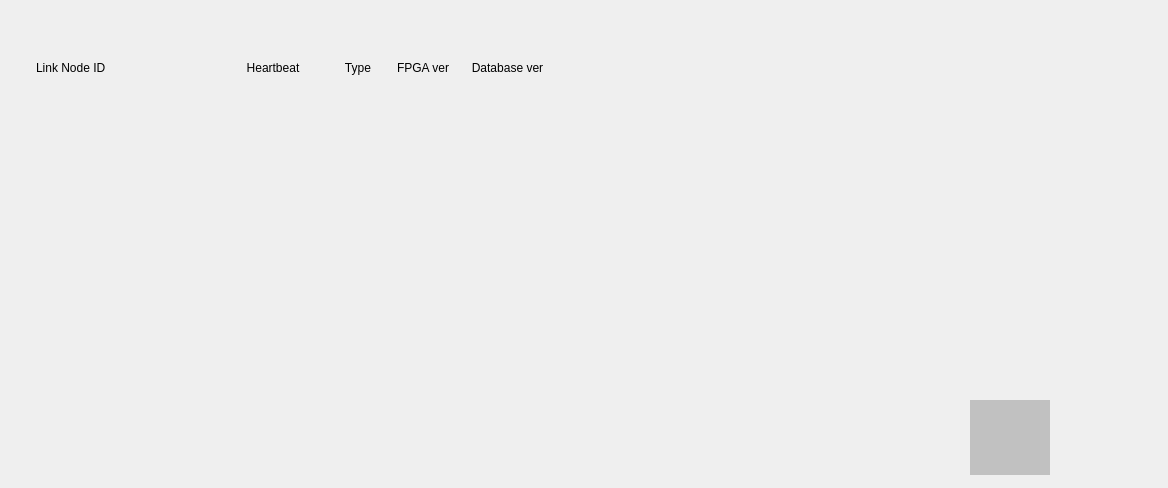
<?xml version="1.0" encoding="UTF-8"?>
<ui version="4.0">
 <class>Form</class>
 <widget class="QWidget" name="Form">
  <property name="geometry">
   <rect>
    <x>0</x>
    <y>0</y>
    <width>1168</width>
    <height>488</height>
   </rect>
  </property>
  <property name="windowTitle">
   <string>MPS NEH Main</string>
  </property>
  <widget class="PyDMFrame" name="PyDMFrame">
   <property name="geometry">
    <rect>
     <x>20</x>
     <y>20</y>
     <width>651</width>
     <height>131</height>
    </rect>
   </property>
   <property name="toolTip">
    <string/>
   </property>
   <widget class="PyDMEmbeddedDisplay" name="PyDMEmbeddedDisplay">
    <property name="geometry">
     <rect>
      <x>69</x>
      <y>60</y>
      <width>540</width>
      <height>32</height>
     </rect>
    </property>
    <property name="toolTip">
     <string/>
    </property>
    <property name="macros" stdset="0">
     <string>DEV=EIOC,DEV2=MPS,DEV3=EIOC,LOCA=NEH,IOC_UNIT=MP02,loca=neh,ioc_unit=mp02,file=mps_linknode</string>
    </property>
    <property name="filename" stdset="0">
     <string>LinkNode_embeded_3.ui</string>
    </property>
   </widget>
   <widget class="QLabel" name="label_7">
    <property name="geometry">
     <rect>
      <x>16</x>
      <y>40</y>
      <width>75</width>
      <height>15</height>
     </rect>
    </property>
    <property name="text">
     <string>Link Node ID</string>
    </property>
   </widget>
   <widget class="QLabel" name="label_8">
    <property name="geometry">
     <rect>
      <x>217</x>
      <y>40</y>
      <width>72</width>
      <height>15</height>
     </rect>
    </property>
    <property name="text">
     <string>Heartbeat</string>
    </property>
    <property name="alignment">
     <set>Qt::AlignCenter</set>
    </property>
   </widget>
   <widget class="QLabel" name="label_9">
    <property name="geometry">
     <rect>
      <x>294</x>
      <y>40</y>
      <width>88</width>
      <height>15</height>
     </rect>
    </property>
    <property name="text">
     <string>Type</string>
    </property>
    <property name="alignment">
     <set>Qt::AlignCenter</set>
    </property>
   </widget>
   <widget class="QLabel" name="label_10">
    <property name="geometry">
     <rect>
      <x>377</x>
      <y>40</y>
      <width>58</width>
      <height>15</height>
     </rect>
    </property>
    <property name="text">
     <string>FPGA ver</string>
    </property>
   </widget>
   <widget class="QLabel" name="label_11">
    <property name="geometry">
     <rect>
      <x>440</x>
      <y>40</y>
      <width>95</width>
      <height>15</height>
     </rect>
    </property>
    <property name="text">
     <string>Database ver</string>
    </property>
    <property name="alignment">
     <set>Qt::AlignCenter</set>
    </property>
   </widget>
  </widget>
  <widget class="PyDMDrawingRectangle" name="PyDMDrawingRectangle_8">
   <property name="geometry">
    <rect>
     <x>0</x>
     <y>0</y>
     <width>1100</width>
     <height>488</height>
    </rect>
   </property>
   <property name="toolTip">
    <string/>
   </property>
   <property name="styleSheet">
    <string notr="true"/>
   </property>
   <property name="brush" stdset="0">
    <brush brushstyle="SolidPattern">
     <color alpha="255">
      <red>193</red>
      <green>193</green>
      <blue>193</blue>
     </color>
    </brush>
   </property>
  </widget>
  <widget class="PyDMDrawingImage" name="PyDMDrawingImage">
   <property name="geometry">
    <rect>
     <x>970</x>
     <y>400</y>
     <width>80</width>
     <height>75</height>
    </rect>
   </property>
   <property name="toolTip">
    <string/>
   </property>
   <property name="styleSheet">
    <string notr="true">background-color: rgb(193, 193, 193);</string>
   </property>
   <property name="brush" stdset="0">
    <brush brushstyle="SolidPattern">
     <color alpha="255">
      <red>193</red>
      <green>193</green>
      <blue>195</blue>
     </color>
    </brush>
   </property>
   <property name="filename" stdset="0">
    <string>lcls_mps_lockup_stacked_digital.png</string>
   </property>
  </widget>
  <zorder>PyDMDrawingRectangle_8</zorder>
  <zorder>PyDMFrame</zorder>
  <zorder>PyDMDrawingImage</zorder>
 </widget>
 <customwidgets>
  <customwidget>
   <class>PyDMDrawingImage</class>
   <extends>QWidget</extends>
   <header>pydm.widgets.drawing</header>
  </customwidget>
  <customwidget>
   <class>PyDMDrawingRectangle</class>
   <extends>QWidget</extends>
   <header>pydm.widgets.drawing</header>
  </customwidget>
  <customwidget>
   <class>PyDMEmbeddedDisplay</class>
   <extends>QFrame</extends>
   <header>pydm.widgets.embedded_display</header>
  </customwidget>
  <customwidget>
   <class>PyDMFrame</class>
   <extends>QFrame</extends>
   <header>pydm.widgets.frame</header>
   <container>1</container>
  </customwidget>
 </customwidgets>
 <resources/>
 <connections/>
</ui>
